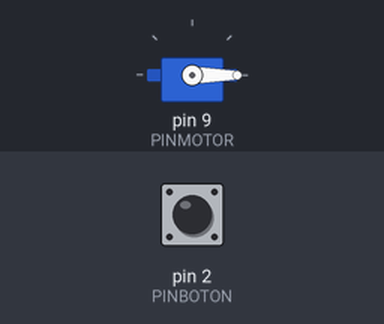
A sketch run on a simulated Arduino Uno, built with avr-gcc and run on an emulated ATmega328P. On the bench: servo. Inputs (shaded band) come from the test bench; at power-on: pin 2 (PINBOTON) LOW. What the sketch prints to the serial monitor is not drawn.

Above: at 0.2 s.
At 4.5 s:
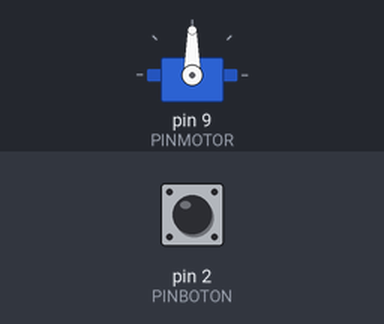
4.6 s: pin 2 (PINBOTON) pulled HIGH for 0.15 s
At 7.9 s:
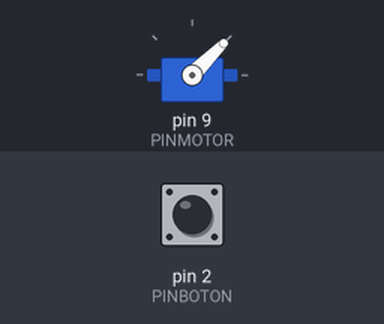
Timing chart, 0 to 17.2 s (numbered marks = the images above; inputs shaded):
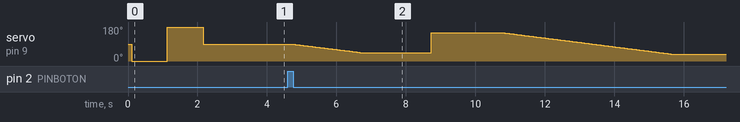

The sketch:

Servomotor.ino
```cpp
/*******************************************************************************************
 *  Autor: Fco. Javier Rodriguez Navarro
 *  WEB: www.pinguytaz.net
 *
 *  Descripción: Ejemplo de programacion de un Servomotor
 *               Se ha utilizado el motor MG-996R (180º)
 *                  Voltaje:	 4,8V - 6V  (600 - 1550mA)
 *                  Torque: 	9Kg
 *                  Velocidad:	0,17s/60º
 *                  Periodo PWM	20ms (Cambio posi cada 20ms minimo)
 *                  Ancho banda muerta 5ms
 *  Librerias:   Servo.h
 *
 ***********************************************************************************************/
 #include <Servo.h>

#define PINMOTOR  9
#define PINBOTON  2

// Declaramos la variable para controlar el servo
Servo servoMotor;
#define PERIODO  20


void setup()
{
  Serial.begin(9600);
  pinMode(PINBOTON, INPUT); // declara pulsador como entrada

  Serial.println("Se inicia");
  Serial.println(digitalRead(PINBOTON));
  servoMotor.attach(PINMOTOR);
}

void loop()
{
  bool val;
  static bool bantiguo = HIGH;
  static int estado=0;
  val =digitalRead(PINBOTON);

  if(bantiguo != val)  // Cambio de estado
  {
    bantiguo = val;
    realiza(estado++);
    delay(1500);   // Evita rebote
  }
  delay(50);
}

void realiza (int estado)
{
  Serial.print("Realiza el estado ");
  Serial.println(estado);
  if(estado == 0)
  {
    Serial.println("Se realiza secuencia de inicializacion dejando en 90");
    Serial.println("Posicionamos de 0 - 180");
    mueve(0,0);
    delay(1000);
    mueve(180,0);
    delay(1000);
    Serial.println("Posicionamos inicio 90 con moviiento");
    mueve(90,0);
  }
  if(estado == 1)
  {
    Serial.println("Secuencia de mover a 60 y despues a 90");
    mueve(45,2);
    delay(2000);
    mueve(150,1);
    delay(2000);
    mueve(35,5);
    delay(10000);
    mueve(90,4);
    delay(2000);
  }
}
void mueve(int angulo, int tiempo)
{
  float espera =0;
  int antiguo = servoMotor.read();
  int amover = abs(antiguo-angulo);

  Serial.println("Movemos desde el "+String(antiguo) +" al angulo "+String(angulo)+ " en "+String(tiempo));
  Serial.println(amover);

  if((tiempo*1000) - (amover*20) <= 0) // Maxima velocidad de giro.
  {
    Serial.print("Rapido ");
    servoMotor.write(angulo);
    delay(PERIODO);   // espera waits 15 ms para posicionar
    return;
  }

  if(antiguo < angulo)   // Avanza
  {
    Serial.print("Alante ");
    for (int pos = antiguo; pos <= angulo; pos += 1)
    {
      servoMotor.write(pos);
      delay(tiempo*1000 / amover);   // espera waits 15 ms para posicionar
    }
  }
  else
  {
    Serial.print("ATRAS ");
    for (int pos = antiguo; pos >= angulo; pos -= 1)
    {
      servoMotor.write(pos);
      delay(tiempo*1000 / amover);   // espera waits 15 ms para posicionar
    }

   servoMotor.write(angulo);
   delay(PERIODO);   // espera waits 15 ms para posicionar
  }

  return;
}
```
